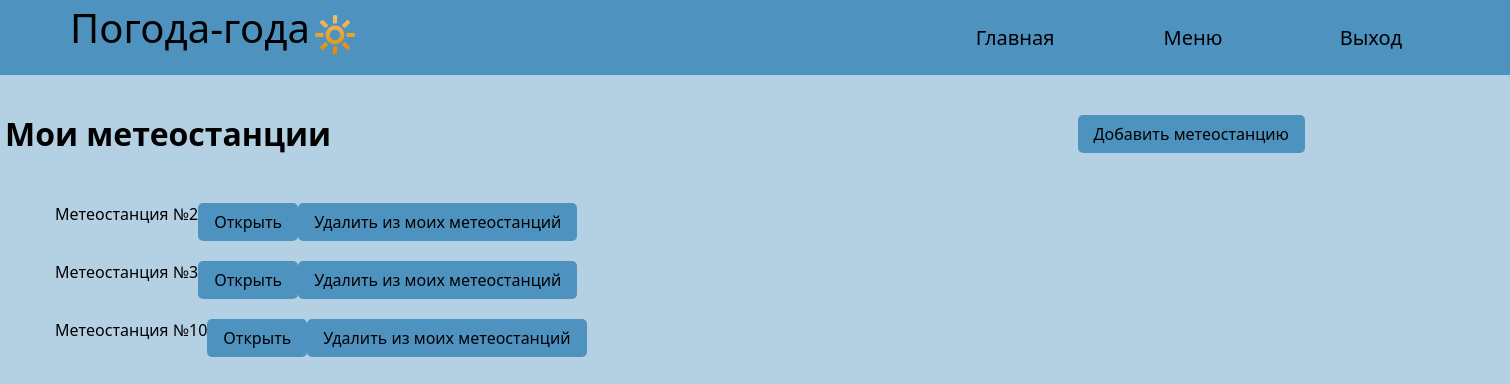
Page /weather/my_stations/ (signed in) on the committed database.
### weather/models.py (models this page shows)
class Meteostations(models.Model):
    pass
    def get_absolute_url(self):
        return reverse('curr_station', kwargs={'station_id': self.pk})
    def __lt__(self, other):
        return self.pk < other.pk

### weather/views.py (the view, shortened to what this page needs)
# urls.py: path('weather/my_stations/', MyStations.as_view(), name='my_stations'),
class MyStations(TemplateView):
    template_name = 'my_stations.html'
    def get(self, request, *args, **kwargs):
        context = self.get_context_data(**kwargs)
        try:
            st_list = []
            for station in UserMeteostations.objects.filter(user=request.user):
                st_list.append(station.meteostation)
            st_list.sort()
            context['user_stations'] = st_list
        except:
            context['user_stations'] = None
        all_stations = Meteostations.objects.all()
        try:
            user_stations = UserMeteostations.objects.filter(user_id=request.user.pk)
            no_needs = []
            for i in user_stations:
                no_needs.append(all_stations.get(pk=i.meteostation_id))
            needs = [x for x in all_stations if x not in no_needs]
            context['all_stations'] = [x.pk for x in needs]
            return self.render_to_response(context)
        except:
            context['all_stations'] = all_stations.pk
            return self.render_to_response(context)

### weather/templates/weather/my_stations.html (shortened to what this page needs)
{% extends 'base.html' %}
{% block content %}
{% load static %}
{% if user.is_authenticated %}
<div id="container-my-stations">
<h1>Мои метеостанции</h1>
<button id="add_meteo_btn" class="btn">Добавить метеостанцию</button>
</div>
{% if user_stations %}
<ul>
    {% for station in user_stations %}
        <li class="form-container">
            Метеостанция №{{ station.pk }}
            <form action="{{ station.get_absolute_url }}">
                    <input type="submit" class="btn" value="Открыть">
            </form>
            <form action="" method="post">
                <input type="submit" class="btn" value="Удалить из моих метеостанций" name="delete_{{station.pk}}">
            </form>
        </li>
    {% endfor %}
</ul>
{% else %}
<p>Сейчас у вас не добавлено ни одной метеостанции! Нажмите на "Добавить метеостанцию" и выберите подходящую вам.</p>
{% endif %}
{% else %}
<h2>Для начала зарегистрируйтесь или войдите на сайт.</h2>
{% endif %}
{% endblock %}

### weather/static/css/style.css (style rules this page uses)
body { background-color:#3f89bb63; margin: 0; font-family: 'Segoe UI', Tahoma, Geneva, Verdana, sans-serif; }
.btn { appearance: none; border: 0; border-radius: 5px; background: #4e93c0; color: black; padding: 8px 16px; font-size: 16px; min-width: 100px; max-height: 50px; align: center; font-family: inherit; margin-top: auto; margin-bottom: auto; }
#add_meteo_btn { margin-right: 200px; }
#container-my-stations { width: 100%; display: flex; justify-content: space-between; }
.form-container { display: flex; align: center; padding: 10px; }

### rows in the picture
Meteostations: pk "2"
Meteostations: pk "3"
Meteostations: pk "10"
